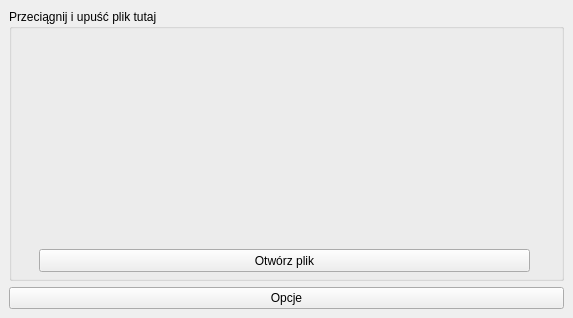
<?xml version="1.0" encoding="UTF-8"?>
<ui version="4.0">
 <class>Annotator</class>
 <widget class="QMainWindow" name="Annotator">
  <property name="geometry">
   <rect>
    <x>0</x>
    <y>0</y>
    <width>573</width>
    <height>318</height>
   </rect>
  </property>
  <property name="sizePolicy">
   <sizepolicy hsizetype="Fixed" vsizetype="Fixed">
    <horstretch>0</horstretch>
    <verstretch>0</verstretch>
   </sizepolicy>
  </property>
  <property name="acceptDrops">
   <bool>true</bool>
  </property>
  <property name="windowTitle">
   <string>Segmentator by JakubO</string>
  </property>
  <property name="windowIcon">
   <iconset>
    <normaloff>audio.png</normaloff>audio.png</iconset>
  </property>
  <widget class="QWidget" name="centralwidget">
   <layout class="QVBoxLayout" name="verticalLayout">
    <item>
     <widget class="QGroupBox" name="main_group">
      <property name="acceptDrops">
       <bool>true</bool>
      </property>
      <property name="title">
       <string>Przeciągnij i upuść plik tutaj</string>
      </property>
      <widget class="QPushButton" name="open_button">
       <property name="geometry">
        <rect>
         <x>30</x>
         <y>240</y>
         <width>491</width>
         <height>23</height>
        </rect>
       </property>
       <property name="text">
        <string>Otwórz plik</string>
       </property>
      </widget>
     </widget>
    </item>
    <item>
     <widget class="QPushButton" name="option_button">
      <property name="text">
       <string>Opcje</string>
      </property>
     </widget>
    </item>
   </layout>
  </widget>
 </widget>
 <resources/>
 <connections/>
</ui>
